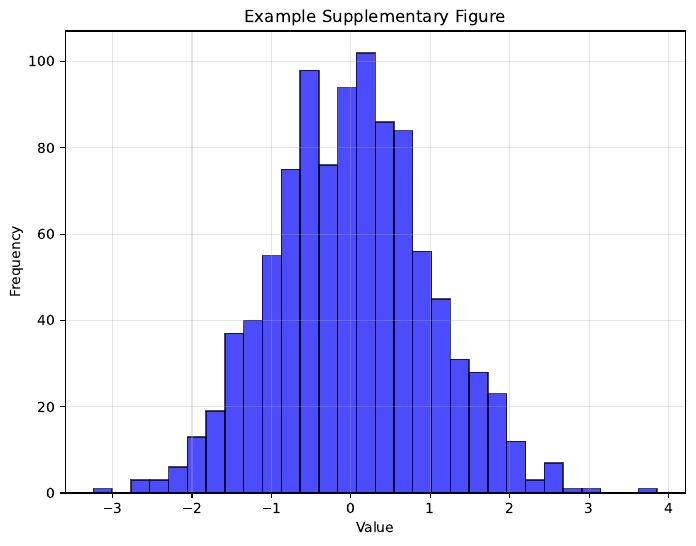

Here is the Python script that generated this plot:
#!/usr/bin/env python3
"""SFigure__example: Example supplementary figure generation script for the template."""

import matplotlib

matplotlib.use("Agg")  # Use non-interactive backend

import matplotlib.pyplot as plt
import numpy as np

# Files will be saved directly to the current working directory

# Generate sample data
np.random.seed(42)
data = np.random.normal(0, 1, 1000)

# Create histogram
plt.figure(figsize=(8, 6))
plt.hist(data, bins=30, alpha=0.7, color="blue", edgecolor="black")
plt.xlabel("Value")
plt.ylabel("Frequency")
plt.title("Example Supplementary Figure")
plt.grid(True, alpha=0.3)

# Save only as PDF
plt.savefig("SFigure__example.pdf", format="pdf", bbox_inches="tight")
plt.close()

print("SFigure__example.pdf generated successfully!")
